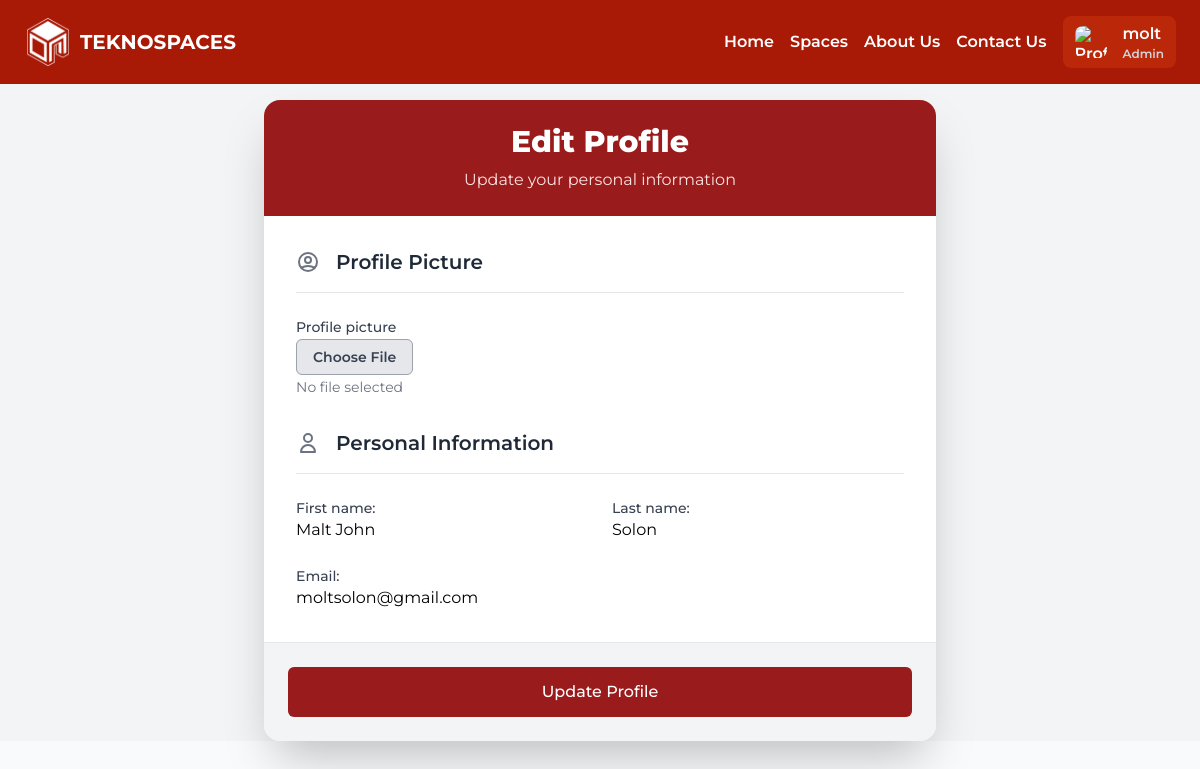
The page /dashboard/update/ (signed in) on the database its author committed.
### account/models.py (models this page shows)
class CustomUser(AbstractUser):
    profile_picture = models.ImageField(upload_to='prof_pic', blank=True, null=True)
    first_name = models.CharField(max_length=30, blank=True)
    last_name = models.CharField(max_length=30, blank=True)
    username = models.CharField(max_length=30, unique=True)
    email = models.EmailField(blank=True)
    sex = models.CharField(max_length=1, choices=[('M', 'Male'), ('F', 'Female')])
    year_level = models.IntegerField(null=True, blank=True, default=1)
    usertype = models.CharField(max_length=10, choices=[('student', 'Student'), ('faculty', 'Faculty'), ('admin', 'Admin')])
    program = models.CharField(max_length=100, null=True, default='Unrecorded')
    status = models.CharField(max_length=10, choices=[('active', 'Active'), ('inactive', 'Inactive')], default='active')

### dashboard/views.py (the view)
# urls.py: path('update/', views.user_update, name='edit'),
def user_update(request):
    user = request.user
    if request.method == 'POST':
        form = CustomUserForm(request.POST, request.FILES, instance=user)
        if form.is_valid():
            form.save()
            messages.success(request, 'Your profile has been updated!')
            return redirect('dashboard:index')
        else:
            messages.error(request, 'Please correct the errors below.')
    else:
        form = CustomUserForm(instance=user)
    return render(request, 'dashboard/edit_profile.html', {'form': form})

### account/forms.py (shortened to what this page needs)
class CustomUserForm(forms.ModelForm):
    class Meta:
        model = CustomUser
        fields = ['profile_picture', 'first_name', 'last_name', 'email']  # Only editable fields
        widgets = {
            'profile_picture': forms.ClearableFileInput(attrs={'class': 'form-control'}),
        }
    sex = forms.ChoiceField(required=False, widget=forms.Select(attrs={'class': 'form-control'}))
    usertype = forms.CharField(required=False, widget=forms.TextInput(attrs={'class': 'form-control'}))
    program = forms.CharField(required=False, widget=forms.TextInput(attrs={'class': 'form-control'}))
    status = forms.ChoiceField(required=False, widget=forms.Select(attrs={'class': 'form-control'}))

### dashboard/templates/dashboard/edit_profile.html (shortened to what this page needs)
{% extends 'core/base_no_footer.html' %}
{% block content %}
<div class="bg-gray-100 flex justify-center px-4 sm:px-6 lg:px-8">
    <div class="w-full max-w-2xl ">
        <div class="bg-white shadow-2xl rounded-2xl overflow-hidden mt-4 flex flex-col">
            <div class="bg-red-800 p-6">
                <h2 class="text-3xl font-extrabold text-white text-center flex items-center justify-center gap-4">
                    Edit Profile
                </h2>
                <p class="text-center text-red-100 mt-2">Update your personal information</p>
            </div>
            <form method="post" action="." enctype="multipart/form-data" class="flex-1 flex flex-col">
                <div class="p-8 space-y-8 flex-1 overflow-y-auto">
                    <div class="space-y-6">
                        <div class="flex items-center space-x-4 border-b pb-4">
                            <h3 class="text-xl font-semibold text-gray-800">Profile Picture</h3>
                        </div>
                        <div class="grid grid-cols-1 sm:grid-cols-2 lg:grid-cols-3 gap-6">
                            <div class="space-y-2">
                                <label class="block text-sm font-medium text-gray-700">{{ form.profile_picture.label }}</label>
                                <div class="relative">
                                    <label for="{{ form.profile_picture.id_for_label }}" class="bg-gray-200 text-gray-700 rounded-md px-4 py-2 cursor-pointer text-sm font-semibold border border-gray-400 hover:bg-gray-300 transition duration-300 ease-in-out hover:scale-105 focus:outline-none focus:ring-2 focus:ring-gray-500">
                                        Choose File
                                    </label>
                                    <div class="mt-2 text-sm text-gray-500" id="file-name-{{ form.profile_picture.id_for_label }}">No file selected</div>
                                </div>
                            </div>
                        </div>
                    </div>
                    <div class="space-y-6">
                        <div class="flex items-center space-x-4 border-b pb-4">
                            <svg xmlns="http://www.w3.org/2000/svg" class="h-6 w-6 text-gray-500 hover:text-gray-700 transition duration-300" fill="none" viewBox="0 0 24 24" stroke="currentColor">
                                <path stroke-linecap="round" stroke-linejoin="round" stroke-width="2" d="M16 7a4 4 0 11-8 0 4 4 0 018 0zM12 14a7 7 0 00-7 7h14a7 7 0 00-7-7z" />
                            </svg>
                            <h3 class="text-xl font-semibold text-gray-800">Personal Information</h3>
                        </div>
                        <div class="grid md:grid-cols-2 gap-6">
                            <div class="relative">
                                <label class="block text-sm font-medium text-gray-700">{{ form.first_name.label_tag }}</label>
                                {{ form.first_name }}
                            </div>
                            <div class="relative">
                                <label class="block text-sm font-medium text-gray-700">{{ form.last_name.label_tag }}</label>
                                {{ form.last_name }}
                            </div>
                            <div class="relative">
                                <label class="block text-sm font-medium text-gray-700">{{ form.email.label_tag }}</label>
                                {{ form.email }}
                            </div>
                        </div>
                    </div>
                </div>
                <div class="p-6 bg-gray-100 border-t">
                    <button type="submit" class="w-full flex justify-center py-3 px-6 border border-transparent text-base font-medium rounded-md text-white bg-red-800 hover:bg-red-700 focus:outline-none focus:ring-2 focus:ring-offset-2 focus:ring-red-500 transition duration-300 ease-in-out">
                        Update Profile
                    </button>
                </div>
            </form>
        </div>
    </div>
</div>
{% endblock %}

### core/templates/core/base_no_footer.html (shortened to what this page needs)
<!DOCTYPE html>
<html lang="en">
<head>
    <script src="https://cdn.tailwindcss.com"></script>
    {% load static %}
    <link rel="stylesheet" href="{% static 'core/css/style.css' %}" type="text/css">
    <link rel="stylesheet" href="{% static 'css/base.css' %}" type="text/css">
    <link rel="stylesheet" href="https://cdnjs.cloudflare.com/ajax/libs/font-awesome/5.15.4/css/all.min.css">
</head>
<body class="bg-gray-50 font-sans">
    <nav class="py-4 px-6 flex flex-wrap items-center bg-[#A81906] shadow-md justify-between">
        {% load static %}
        <div class="flex items-center space-x-2">
            <img src="{% static 'core/images/logo-1.png' %}" alt="Logo" class="object-scale-down h-12 w-12">
            <a href="/" class="text-xl font-bold text-white">TEKNOSPACES</a>
        </div>
        <div class="w-full md:w-auto flex flex-col md:flex-row md:space-x-4 space-y-2 md:space-y-0 mt-4 md:mt-0 items-center md:justify-end">
            <a href="{% url 'core:index' %}" class="text-base font-semibold text-white hover:text-gray-300 transition">Home</a>
            <a href="{% url 'space:spaces' %}" class="text-base font-semibold text-white hover:text-gray-300 transition">Spaces</a>
            <a href="{% url 'core:about_us' %}" class="text-base font-semibold text-white hover:text-gray-300 transition">About Us</a>
            <a href="{% url 'core:contact_us' %}" class="text-base font-semibold text-white hover:text-gray-300 transition">Contact Us</a>
            {% if user.is_authenticated %}
                <div class="relative" id="profileDropdown">
                    <button onclick="toggleDropdown()" class="flex items-center px-3 py-1.5 text-base font-semibold bg-[#BA2709] text-white rounded-lg hover:bg-red-700 transition focus:outline-none">
                        <img src="{% static 'core/images/malt-admin.jpg' %}" alt="Profile Picture" class="h-8 w-8 rounded-lg mr-4">
                        <div class="flex flex-col items-start">
                            <span>{{ user.username }}</span>
                            {% if user.is_superuser %}
                                <span class="text-xs text-gray-300 mt-.2">Admin</span>
                            {% endif %}
                        </div>
                    </button>
                </div>
            {% else %}
                <a href="{% url 'core:log_in' %}" class="flex items-center px-3 py-1.5 text-base font-semibold bg-[#BA2709] text-white rounded-lg hover:bg-red-700 transition">
                    <span>Log In</span>
                </a>
            {% endif %}
        </div>
    </nav>
    {% block content %}
    {% endblock %}

### static/css/base.css (style rules this page uses)
body { font-family: 'Montserrat', sans-serif; }

### rows shown on the page
CustomUser: username "molt", first_name "Malt John", last_name "Solon", email "moltsolon@gmail.com"
